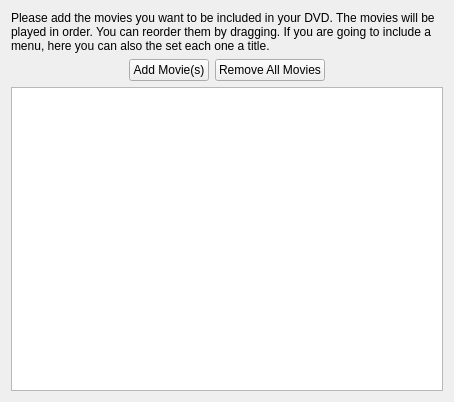
<ui version="4.0" >
 <class>PagePlaylist</class>
 <widget class="QWidget" name="PagePlaylist" >
  <property name="geometry" >
   <rect>
    <x>0</x>
    <y>0</y>
    <width>454</width>
    <height>402</height>
   </rect>
  </property>
  <property name="windowTitle" >
   <string>Form</string>
  </property>
  <layout class="QVBoxLayout" name="verticalLayout" >
   <item>
    <widget class="QLabel" name="label" >
     <property name="text" >
      <string>Please add the movies you want to be included in your DVD. The movies will be played in order. You can reorder them by dragging. If you are going to include a menu, here you can also the set each one a title.</string>
     </property>
     <property name="wordWrap" >
      <bool>true</bool>
     </property>
    </widget>
   </item>
   <item>
    <layout class="QHBoxLayout" name="horizontalLayout" >
     <item>
      <spacer name="horizontalSpacer" >
       <property name="orientation" >
        <enum>Qt::Horizontal</enum>
       </property>
       <property name="sizeHint" stdset="0" >
        <size>
         <width>40</width>
         <height>20</height>
        </size>
       </property>
      </spacer>
     </item>
     <item>
      <widget class="KPushButton" name="addmovies_button" >
       <property name="text" >
        <string>Add Movie(s)</string>
       </property>
      </widget>
     </item>
     <item>
      <widget class="KPushButton" name="removemovies_button" >
       <property name="text" >
        <string>Remove All Movies</string>
       </property>
      </widget>
     </item>
     <item>
      <spacer name="horizontalSpacer_2" >
       <property name="orientation" >
        <enum>Qt::Horizontal</enum>
       </property>
       <property name="sizeHint" stdset="0" >
        <size>
         <width>40</width>
         <height>20</height>
        </size>
       </property>
      </spacer>
     </item>
    </layout>
   </item>
   <item>
    <widget class="QTableView" name="tableView" >
     <property name="acceptDrops" >
      <bool>true</bool>
     </property>
     <property name="dragEnabled" >
      <bool>true</bool>
     </property>
     <property name="dragDropMode" >
      <enum>QAbstractItemView::InternalMove</enum>
     </property>
     <property name="alternatingRowColors" >
      <bool>true</bool>
     </property>
     <property name="selectionMode" >
      <enum>QAbstractItemView::SingleSelection</enum>
     </property>
     <property name="selectionBehavior" >
      <enum>QAbstractItemView::SelectRows</enum>
     </property>
     <property name="showGrid" >
      <bool>false</bool>
     </property>
    </widget>
   </item>
  </layout>
 </widget>
 <customwidgets>
  <customwidget>
   <class>KPushButton</class>
   <extends>QPushButton</extends>
   <header>kpushbutton.h</header>
  </customwidget>
 </customwidgets>
 <resources/>
 <connections/>
</ui>
